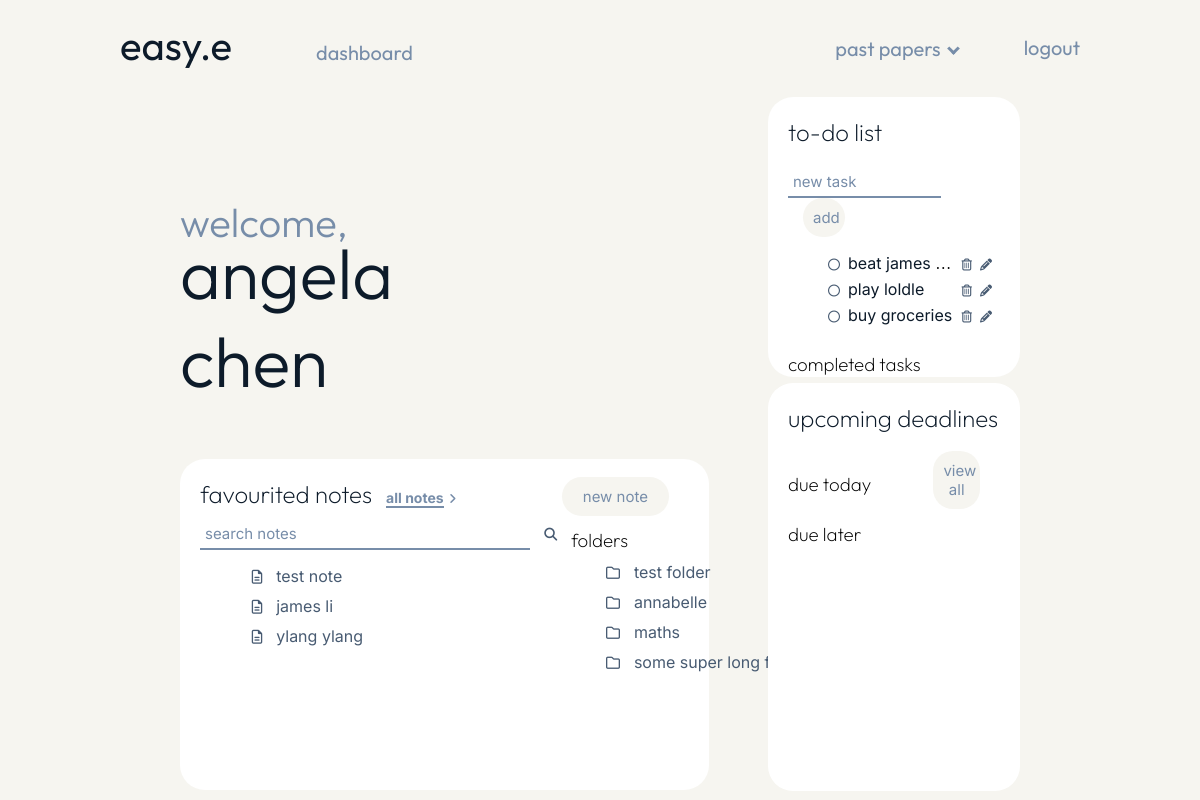
The app's page /dashboard (signed in), older data.
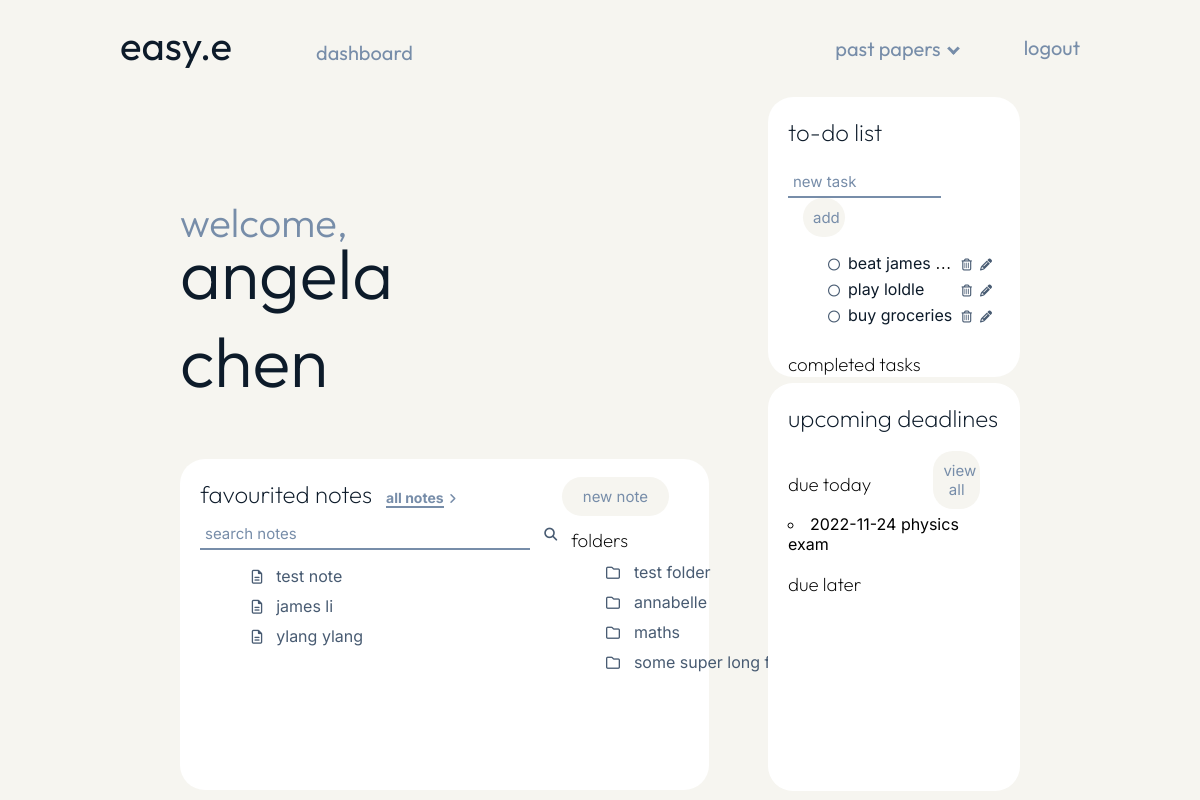
The same page, newer data.
### models.py (models this page shows, shortened)
class Notes(db.Model):
    __tablename__ = "notes"
    id = db.Column(db.Integer, primary_key=True)
    user = db.Column(db.Integer(), db.ForeignKey("user_login.id"))
    title = db.Column(db.String(50))
    favourite = db.Column(db.Boolean, default=False)
    folder = db.Column(db.Integer, db.ForeignKey("folders.id"))
    content = db.Column(db.String())
    folder_name = db.relationship("Folders", backref="folder")

class Folders(db.Model):
    __tablename__ = "folders"
    id = db.Column(db.Integer, primary_key=True)
    user = db.Column(db.Integer(), db.ForeignKey("user_login.id"))
    name = db.Column(db.String(50))

class Todo(db.Model):
    __tablename__ = "todo"
    id = db.Column(db.Integer, primary_key=True)
    name = db.Column(db.Text())
    user = db.Column(db.Integer(), db.ForeignKey("user_login.id"))
    complete = db.Column(db.Boolean, default=False)

class Deadline(db.Model):
    __tablename__ = "deadline"
    id = db.Column(db.Integer, primary_key=True)
    user = db.Column(db.Integer, db.ForeignKey("user_login.id"))
    date = db.Column(db.Date)
    name = db.Column(db.String())
    tags = db.relationship("Tag", secondary=DeadlineTag, back_populates="deadlines")

### main.py (the view)
@app.route("/dashboard")
@login_required
def dashboard():
    incomplete_tasks = models.Todo.query.filter_by(user=current_user.id, complete=False)
    complete_tasks = models.Todo.query.filter_by(user=current_user.id, complete=True)
    notes = models.Notes.query.filter_by(user=current_user.id, favourite=True)
    folders = models.Folders.query.filter_by(user=current_user.id)
    today_items = (
        db.session.query(models.Deadline)
        .filter(models.Deadline.date == date.today()).filter_by(user=current_user.id)
        .all()
    )
    later_items = (
        db.session.query(models.Deadline)
        .filter(models.Deadline.date > date.today()).filter_by(user=current_user.id)
        .all()
    )
    return render_template(
        "dashboard.html",
        name=current_user.name,
        incomplete_tasks=incomplete_tasks,
        complete_tasks=complete_tasks,
        notes=notes,
        folders=folders,
        today_items=today_items,
        later_items=later_items,
    )

### main.py (called while the page is built)
@login_manager.user_loader
def load_user(user_id):
    return models.User.query.get(int(user_id))

### templates/dashboard.html (shortened to what the changed rows need)
{% extends "layout_user.html" %}
{% block content %}
<div class="page">
    <div class="dashboard_left">
        <div class="dashboard_header">
            <h1 class="welcome">welcome,</h1>
            <h1 class="welcome_name">{{ name }}</h1>
        </div>
        <div class="favourites">
            <div class="favourites_text">
                <div class="favourites_heading">
                    <h2 class="dashboard_subheadings">favourited notes</h2>
                </div>
                <div class="favourites_left">
                    {% for note in notes %}
                    <div class="notes_list">
                        <span class="notes_icon"><i class="fa-regular fa-file-lines"></i></span>
                        <li class="notes_list_item"><a href="/note/{{ note.id }}">{{ note.title }}</a></li>
                    </div>
                    {% endfor %}
                </div>
                <div class="favourites_right">
                    <div class="dashboard_folders">
                        {% for folder in folders %}
                        <div class="notes_list">
                            <span class="notes_icon"><i class="fa-regular fa-folder"></i></span>
                            <li class="notes_list_item"><a href="/folder/{{ folder.id }}">{{ folder.name }}</a></li>
                        </div>
                        {% endfor %}
                    </div>
                </div>
            </div>
        </div>
    </div>
    <div class="dashboard_right">
        <div class="todo">
            <div class="todo_text">
                <h2 class="dashboard_subheadings">to-do list</h2>
                <form method="POST">
                    {% for task in incomplete_tasks %}
                    <ul class="task">
                        <span class="tick_icon"><a href="/complete_task/{{ task.id }}" class="complete"><i
                                    class="fa-regular fa-circle"></i></a></span>
                        <div class="truncate">
                            <li class="task_name">{{ task.name }}</li>
                        </div>
                        <span class="delete_icon"><a href="/delete_task/{{ task.id }}" class="delete"><i
                                    class="fa-regular fa-trash-can"></i></a></span>
                        <span class="pen_icon"><a href="{{url_for('page_unavailable')}}" class="update"><i
                                    class="fa-solid fa-pencil"></i></a></span>
                    </ul>
                    {% endfor %}
                    <br>
                </form>
            </div>
        </div>
        <div class="calender">
            <div class="calender_text">
                <h2 class="dashboard_subheadings">upcoming deadlines</h2>
                <a href="{{url_for('deadlines')}}"><button class="note_button">view all</button></a>
                <h3 class="subheadings_small">due today</h3>
                <br>
                {% for item in today_items %}
                <li class="deadlines_list">{{item.date}} {{ item.name }}</li>
                {% endfor %}
                <h3 class="subheadings_small">due later</h3>
                <br>
            </div>
        </div>
    </div>
</div>
{% endblock %}

Row changes from the older to the newer data that the page shows:
added Deadline: date "2022-11-24", name "physics exam"
